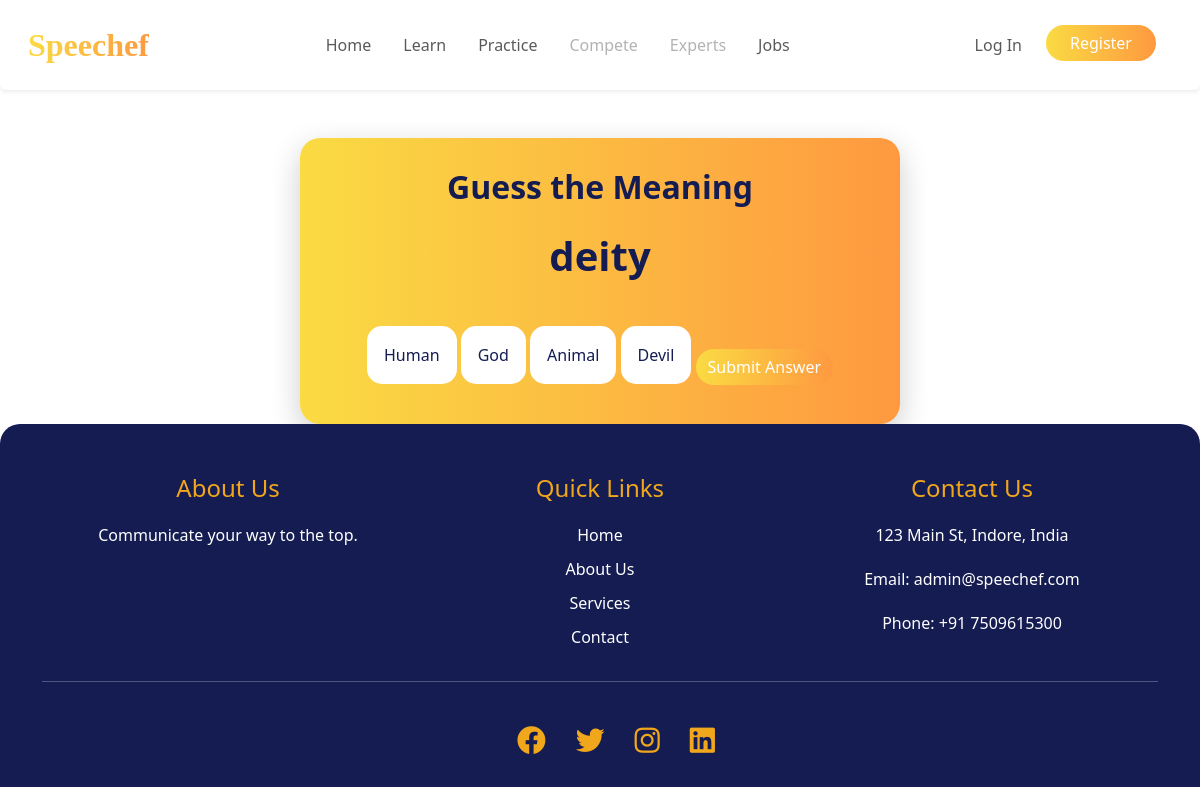
The app's page /practice/guess-the-word/ with its own data.
### practice/models.py (models this page shows, shortened)
class WordQuestion(models.Model):
    word = models.CharField(max_length=100)
    correct_meaning = models.CharField(max_length=255)
    option_a = models.CharField(max_length=255)
    option_b = models.CharField(max_length=255)
    option_c = models.CharField(max_length=255)
    option_d = models.CharField(max_length=255)
    def get_options(self):
        return [self.option_a, self.option_b, self.option_c, self.option_d]

### practice/views.py (the view, shortened to what this page needs)
# urls.py: path('guess-the-word/', views.guess_the_word, name='guess_the_word'),
def guess_the_word(request):
    question = random.choice(WordQuestion.objects.all())
    options = question.get_options()
    random.shuffle(options)
    return render(request, 'practice/guess_the_word.html', {
        'question': question,
        'options': options
    })

### practice/templates/practice/guess_the_word.html (shortened to what this page needs)
{% extends "base.html" %}
{% load static %}
{% block page_head %}
<link rel="stylesheet" href="{% static 'practice_page.css' %}">
{% endblock %}
{% block page_content %}
<div class="guess-game-wrapper">
  <h2>Guess the Meaning</h2>
  <div class="question-word">{{ question.word }}</div>
  <form method="post">
    {% for option in options %}
      <label>
        <div class="option-card">
          {{ option }}
        </div>
      </label>
    {% endfor %}
    <button type="submit" class="btn rounded-pill gradient-button">Submit Answer</button>
  </form>
</div>
{% endblock %}

### static/base.css (style rules this page uses)
.gradient-button { background: linear-gradient(to right, #FADB43, #fe9940); color: #fff; border: none; }

### static/practice_page.css (style rules this page uses)
.guess-game-wrapper { max-width: 600px; margin: auto; background: linear-gradient(to right, #FADB43, #fe9940); padding: 30px; border-radius: 20px; box-shadow: 0 10px 30px rgba(0, 0, 0, 0.2); text-align: center; color: #141c52; animation: pop-in 0.6s ease; }
.guess-game-wrapper h2 { font-size: 2rem; margin-bottom: 20px; font-weight: bold; }
.guess-game-wrapper .question-word { font-size: 2.5rem; font-weight: bold; color: #141c52; margin-bottom: 30px; }
.guess-game-wrapper .option-card { background-color: #fff; padding: 15px; margin: 10px 0; border-radius: 15px; cursor: pointer; border: 2px solid transparent; transition: all 0.3s ease; }
.guess-game-wrapper button { margin-top: 20px; }

### records on screen
WordQuestion: word "deity", options "Human" "God" "Animal" "Devil"
